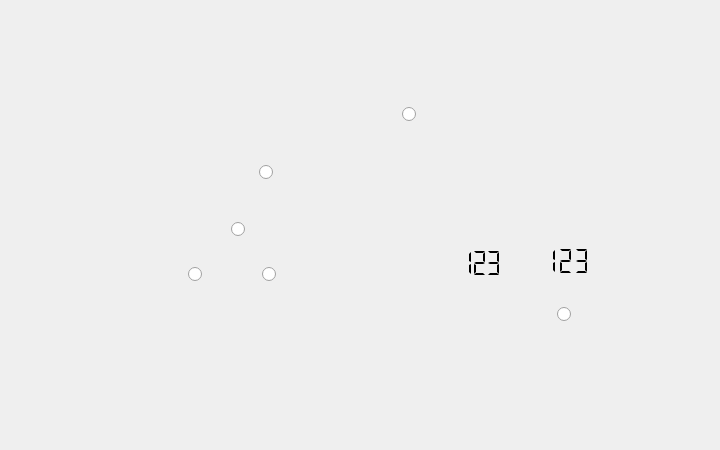
<?xml version="1.0" encoding="UTF-8"?>
<ui version="4.0">
 <class>Form</class>
 <widget class="QWidget" name="Form">
  <property name="geometry">
   <rect>
    <x>0</x>
    <y>0</y>
    <width>720</width>
    <height>450</height>
   </rect>
  </property>
  <property name="windowTitle">
   <string>Form</string>
  </property>
  <widget class="QRadioButton" name="he_pump_lcd">
   <property name="geometry">
    <rect>
     <x>187</x>
     <y>265</y>
     <width>16</width>
     <height>16</height>
    </rect>
   </property>
   <property name="styleSheet">
    <string notr="true">QRadioButton
{
	color: red;
}
QRadioButton:indicator:checked
{
	image: url(:/Mnemoscheme/greenlamp.svg);
	width: 15px;
	height: 15px;
}
QRadioButton:indicator:unchecked
{
	image: url(:/Mnemoscheme/redlamp.svg);
	width: 15px;
	height: 15px;
}
</string>
   </property>
   <property name="text">
    <string/>
   </property>
   <property name="iconSize">
    <size>
     <width>50</width>
     <height>50</height>
    </size>
   </property>
   <property name="checkable">
    <bool>false</bool>
   </property>
   <property name="checked">
    <bool>false</bool>
   </property>
  </widget>
  <widget class="QRadioButton" name="he_output_lcd">
   <property name="geometry">
    <rect>
     <x>261</x>
     <y>265</y>
     <width>16</width>
     <height>16</height>
    </rect>
   </property>
   <property name="styleSheet">
    <string notr="true">QRadioButton
{
	color: red;
}
QRadioButton:indicator:checked
{
	image: url(:/Mnemoscheme/greenlamp.svg);
	width: 15px;
	height: 15px;
}
QRadioButton:indicator:unchecked
{
	image: url(:/Mnemoscheme/redlamp.svg);
	width: 15px;
	height: 15px;
}
</string>
   </property>
   <property name="text">
    <string/>
   </property>
   <property name="iconSize">
    <size>
     <width>50</width>
     <height>50</height>
    </size>
   </property>
   <property name="checkable">
    <bool>false</bool>
   </property>
   <property name="checked">
    <bool>false</bool>
   </property>
  </widget>
  <widget class="QLabel" name="mnemoscheme">
   <property name="geometry">
    <rect>
     <x>0</x>
     <y>0</y>
     <width>720</width>
     <height>450</height>
    </rect>
   </property>
   <property name="text">
    <string/>
   </property>
   <property name="textFormat">
    <enum>Qt::RichText</enum>
   </property>
   <property name="pixmap">
    <pixmap resource="../GUI/1234.qrc">:/Mnemoscheme/бб.svg</pixmap>
   </property>
   <property name="scaledContents">
    <bool>true</bool>
   </property>
   <property name="alignment">
    <set>Qt::AlignCenter</set>
   </property>
   <property name="wordWrap">
    <bool>false</bool>
   </property>
   <property name="margin">
    <number>50</number>
   </property>
  </widget>
  <widget class="QRadioButton" name="he_output_lcd_2">
   <property name="geometry">
    <rect>
     <x>556</x>
     <y>305</y>
     <width>16</width>
     <height>16</height>
    </rect>
   </property>
   <property name="styleSheet">
    <string notr="true">QRadioButton
{
	color: red;
}
QRadioButton:indicator:checked
{
	image: url(:/Mnemoscheme/greenlamp.svg);
	width: 15px;
	height: 15px;
}
QRadioButton:indicator:unchecked
{
	image: url(:/Mnemoscheme/redlamp.svg);
	width: 15px;
	height: 15px;
}
</string>
   </property>
   <property name="text">
    <string/>
   </property>
   <property name="iconSize">
    <size>
     <width>50</width>
     <height>50</height>
    </size>
   </property>
   <property name="checkable">
    <bool>false</bool>
   </property>
   <property name="checked">
    <bool>false</bool>
   </property>
  </widget>
  <widget class="QLCDNumber" name="temp_lcd">
   <property name="geometry">
    <rect>
     <x>440</x>
     <y>248</y>
     <width>81</width>
     <height>30</height>
    </rect>
   </property>
   <property name="layoutDirection">
    <enum>Qt::LeftToRight</enum>
   </property>
   <property name="frameShape">
    <enum>QFrame::NoFrame</enum>
   </property>
   <property name="frameShadow">
    <enum>QFrame::Raised</enum>
   </property>
   <property name="smallDecimalPoint">
    <bool>false</bool>
   </property>
   <property name="digitCount">
    <number>3</number>
   </property>
   <property name="mode">
    <enum>QLCDNumber::Dec</enum>
   </property>
   <property name="segmentStyle">
    <enum>QLCDNumber::Flat</enum>
   </property>
   <property name="value" stdset="0">
    <double>123.000000000000000</double>
   </property>
   <property name="intValue" stdset="0">
    <number>123</number>
   </property>
  </widget>
  <widget class="QLCDNumber" name="pres_lcd">
   <property name="geometry">
    <rect>
     <x>527</x>
     <y>246</y>
     <width>81</width>
     <height>30</height>
    </rect>
   </property>
   <property name="layoutDirection">
    <enum>Qt::LeftToRight</enum>
   </property>
   <property name="frameShape">
    <enum>QFrame::NoFrame</enum>
   </property>
   <property name="frameShadow">
    <enum>QFrame::Raised</enum>
   </property>
   <property name="smallDecimalPoint">
    <bool>true</bool>
   </property>
   <property name="digitCount">
    <number>3</number>
   </property>
   <property name="mode">
    <enum>QLCDNumber::Dec</enum>
   </property>
   <property name="segmentStyle">
    <enum>QLCDNumber::Flat</enum>
   </property>
   <property name="value" stdset="0">
    <double>123.000000000000000</double>
   </property>
   <property name="intValue" stdset="0">
    <number>123</number>
   </property>
  </widget>
  <widget class="QRadioButton" name="he_input_lcd">
   <property name="geometry">
    <rect>
     <x>230</x>
     <y>220</y>
     <width>16</width>
     <height>16</height>
    </rect>
   </property>
   <property name="styleSheet">
    <string notr="true">QRadioButton
{
	color: red;
}
QRadioButton:indicator:checked
{
	image: url(:/Mnemoscheme/greenlamp.svg);
	width: 15px;
	height: 15px;
}
QRadioButton:indicator:unchecked
{
	image: url(:/Mnemoscheme/redlamp.svg);
	width: 15px;
	height: 15px;
}
</string>
   </property>
   <property name="text">
    <string/>
   </property>
   <property name="iconSize">
    <size>
     <width>50</width>
     <height>50</height>
    </size>
   </property>
   <property name="checkable">
    <bool>false</bool>
   </property>
   <property name="checked">
    <bool>false</bool>
   </property>
  </widget>
  <widget class="QRadioButton" name="co2_output_lcd">
   <property name="geometry">
    <rect>
     <x>401</x>
     <y>105</y>
     <width>16</width>
     <height>16</height>
    </rect>
   </property>
   <property name="styleSheet">
    <string notr="true">QRadioButton
{
	color: red;
}
QRadioButton:indicator:checked
{
	image: url(:/Mnemoscheme/greenlamp.svg);
	width: 15px;
	height: 15px;
}
QRadioButton:indicator:unchecked
{
	image: url(:/Mnemoscheme/redlamp.svg);
	width: 15px;
	height: 15px;
}
</string>
   </property>
   <property name="text">
    <string/>
   </property>
   <property name="iconSize">
    <size>
     <width>50</width>
     <height>50</height>
    </size>
   </property>
   <property name="checkable">
    <bool>false</bool>
   </property>
   <property name="checked">
    <bool>false</bool>
   </property>
  </widget>
  <widget class="QRadioButton" name="input_valve_led">
   <property name="geometry">
    <rect>
     <x>258</x>
     <y>163</y>
     <width>16</width>
     <height>16</height>
    </rect>
   </property>
   <property name="styleSheet">
    <string notr="true">QRadioButton
{
	color: red;
}
QRadioButton:indicator:checked
{
	image: url(:/Mnemoscheme/greenlamp.svg);
	width: 15px;
	height: 15px;
}
QRadioButton:indicator:unchecked
{
	image: url(:/Mnemoscheme/redlamp.svg);
	width: 15px;
	height: 15px;
}
</string>
   </property>
   <property name="text">
    <string/>
   </property>
   <property name="iconSize">
    <size>
     <width>50</width>
     <height>50</height>
    </size>
   </property>
   <property name="checkable">
    <bool>false</bool>
   </property>
   <property name="checked">
    <bool>false</bool>
   </property>
  </widget>
 </widget>
 <resources>
  <include location="../GUI/1234.qrc"/>
  <include location="../GUI/1234.qrc"/>
 </resources>
 <connections/>
</ui>
